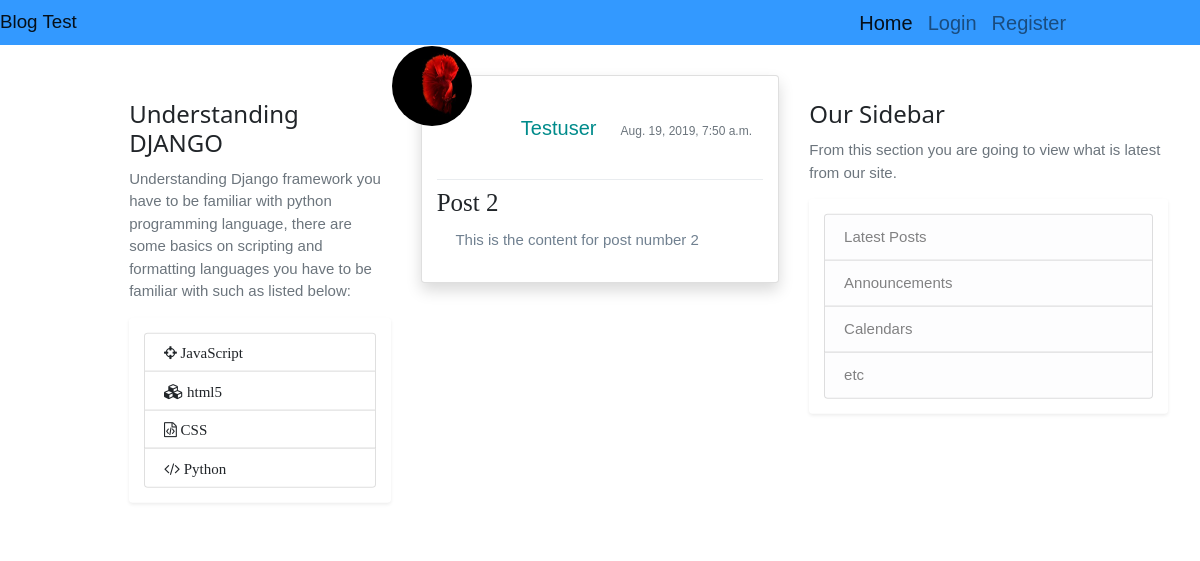
The app's page /post/2/ with its own data.
### blog/models.py (models this page shows, shortened)
class Post(models.Model):
    title = models.CharField(max_length=100)
    content = models.TextField()
    date_posted = models.DateTimeField(default=timezone.now)
    author = models.ForeignKey(User, on_delete = models.CASCADE)

### users/models.py (models this page shows, shortened)
class Profile(models.Model):
    user = models.OneToOneField(User, on_delete = models.CASCADE)
    image = models.ImageField(default = 'default.jpg', upload_to = 'profile_pics')

### blog/views.py (the view)
# urls.py: path('post/<int:pk>/', PostDetailView.as_view(), name="post-detail"),
class PostDetailView(DetailView):
    model = Post
    template_name = 'pages/post_detail.html'

### blog/templates/pages/post_detail.html (shortened to what this page needs)
{% extends "pages/base.html" %}
{% block content %}
  <article class="shadow p-3 mb-5 rounded card">
        <div class="shadow-none ">
                <div class="nice-head ">
                        <div class="article-metadata ">
                            <img class="rounded-circle article-img" src=" {{ post.author.profile.image.url }}">
                            <a class="post-author " href="#"><small class="text-size">{{ object.author|title }}</small></a>
                            <small class="text-muted decorator">{{ object.date_posted }}</small>
                        </div>
                </div>
                <div class="dropdown-divider"></div>
            <h3 style="margin-top: 8px"  class = "post-title card-title article-title">{{ object.title }}</h3>
            <p class="post-content card-body">{{ object.content }}</p>
        </div>
    </article>
{% endblock content%}

### blog/static/css/w3.css (style rules this page uses)
html { box-sizing:border-box }
*,*:before,*:after { box-sizing:inherit }
html { -ms-text-size-adjust:100%;-webkit-text-size-adjust:100% }
body { margin:0 }
article,aside,details,figcaption,figure,footer,header,main,menu,nav,section { display:block }
a { background-color:transparent }
small { font-size:80% }
img { border-style:none }
html,body { font-family:Verdana,sans-serif;font-size:15px;line-height:1.5 }
html { overflow-x:hidden }
h3 { font-size:24px }
h1,h2,h3,h4,h5,h6 { font-family:"Segoe UI",Arial,sans-serif;font-weight:400;margin:10px 0 }
img { vertical-align:middle }
a { color:inherit }

### blog/static/style.css (style rules this page uses)
a { text-decoration: none; font-size: 22px; color: black; }
.article-img { height: 80px; width: 80px; position: relative; bottom: 45px; right: 45px; opacity: 1.0; border:thin; }
.post-author { margin-bottom: 0px !important; padding-bottom: 0px !important; margin-left: 0px; padding-left: 0px; margin-right: 20px; color: darkcyan; }
.post-title { padding-bottom: 0px; font-size: 25px; font-family: 'Times New Roman', Times, serif; }
.post-content { padding-top: 0px; padding-bottom: 0px; color: slategrey; font-family: sans-serif; text-align: left; }
.nice-head { opacity: 1.0; border-bottom: thin; border-bottom-color: black; width: 100%; }
.text-size { font-size: 20px; color: darkcyan; }
.decorator { color: rgba(8, 2, 9, 0.5); border: thick; border-bottom-color: chartreuse; }

### records on screen
Post: author.profile.image (picture), author "Testuser", date_posted "Aug. 19, 2019, 7:50 a.m.", title "Post 2", content "This is the content for post number 2"
